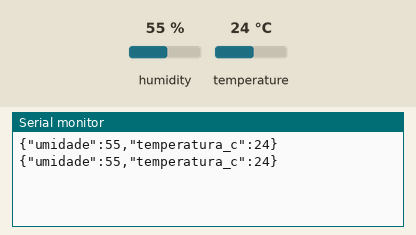
A sketch run on a simulated Arduino Uno, built with avr-gcc and run on an emulated ATmega328P. On the bench: the last lines printed to the serial monitor. The test bench sets the inputs (shaded band); at power-on: humidity 55 %, temperature 24 °C.

Above: at 2.8 s.
2.9 s: humidity set to 22 %
At 5.1 s:
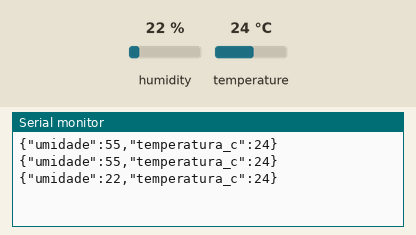
5.6 s: temperature set to 12 °C
At 7.5 s:
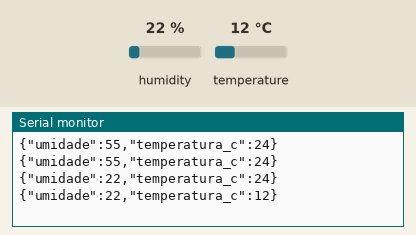
8.3 s: humidity set to 40 %
At 11.3 s:
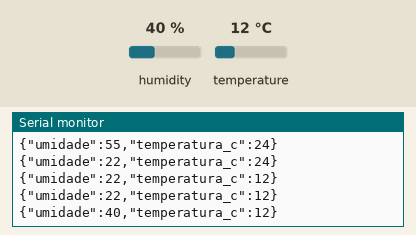
Timing chart, 0 to 12.8 s (numbered marks = the images above; inputs shaded):
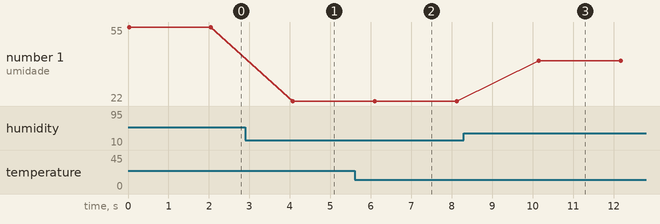

Measured:
- after the input at 2.9 s, the serial monitor: prints a new line after 1.2 s (image 1)
- after the input at 5.6 s, the serial monitor: prints a new line after 0.50 s (image 2)
- after the input at 8.3 s, the serial monitor: prints a new line after 1.9 s (image 3)
- plotted number 1: 55 → 22 after the input at 2.9 s, 22 → 40 after the input at 8.3 s

The sketch:

main.ino
```cpp
#include "DHT.h"
#include <ArduinoJson.h>

#define DHTPIN A1 // pino que estamos conectado
#define DHTTYPE DHT11 // DHT 11

// Conecte pino 1 do sensor (esquerda) ao +5V
// Conecte pino 2 do sensor ao pino de dados definido em seu Arduino
// Conecte pino 4 do sensor ao GND
// Conecte o resistor de 10K entre pin 2 (dados)
// e ao pino 1 (VCC) do sensor
DHT dht(DHTPIN, DHTTYPE);

void setup()
{
  Serial.begin(9600);
  dht.begin();
}

void loop()
{

  StaticJsonDocument<200> doc;
  // A leitura da temperatura e umidade pode levar 250ms!
  // O atraso do sensor pode chegar a 2 segundos.
  float h = dht.readHumidity();
  float t = dht.readTemperature();

  // testa se retorno é valido, caso contrário algo está errado.
  if (isnan(t) || isnan(h))
  {
    Serial.println("Failed to read from DHT");
  }
  else
  {
    doc["umidade"] = h;
    doc["temperatura_c"] = t;
    serializeJson(doc, Serial);
    Serial.println();
    delay(2 * 1000);
  }
}
```
